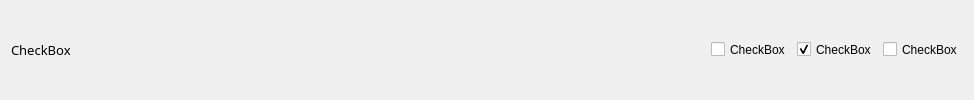
                <widget class="QWidget" name="widget_2" native="true">
                 <layout class="QGridLayout" name="gridLayout_6">
                  <item row="0" column="3">
                   <widget class="QCheckBox" name="checkBox_2">
                    <property name="minimumSize">
                     <size>
                      <width>0</width>
                      <height>31</height>
                     </size>
                    </property>
                    <property name="text">
                     <string>CheckBox</string>
                    </property>
                    <property name="checked">
                     <bool>true</bool>
                    </property>
                   </widget>
                  </item>
                  <item row="0" column="1">
                   <spacer name="horizontalSpacer_2">
                    <property name="orientation">
                     <enum>Qt::Horizontal</enum>
                    </property>
                    <property name="sizeHint" stdset="0">
                     <size>
                      <width>634</width>
                      <height>20</height>
                     </size>
                    </property>
                   </spacer>
                  </item>
                  <item row="0" column="0">
                   <widget class="QLabel" name="label_2">
                    <property name="font">
                     <font>
                      <family>微软雅黑</family>
                      <pointsize>10</pointsize>
                      <bold>false</bold>
                     </font>
                    </property>
                    <property name="text">
                     <string>CheckBox</string>
                    </property>
                   </widget>
                  </item>
                  <item row="0" column="4">
                   <widget class="QCheckBox" name="checkBox_3">
                    <property name="minimumSize">
                     <size>
                      <width>0</width>
                      <height>31</height>
                     </size>
                    </property>
                    <property name="text">
                     <string>CheckBox</string>
                    </property>
                   </widget>
                  </item>
                  <item row="0" column="2">
                   <widget class="QCheckBox" name="checkBox">
                    <property name="minimumSize">
                     <size>
                      <width>0</width>
                      <height>31</height>
                     </size>
                    </property>
                    <property name="text">
                     <string>CheckBox</string>
                    </property>
                    <property name="tristate">
                     <bool>true</bool>
                    </property>
                   </widget>
                  </item>
                 </layout>
                </widget>
